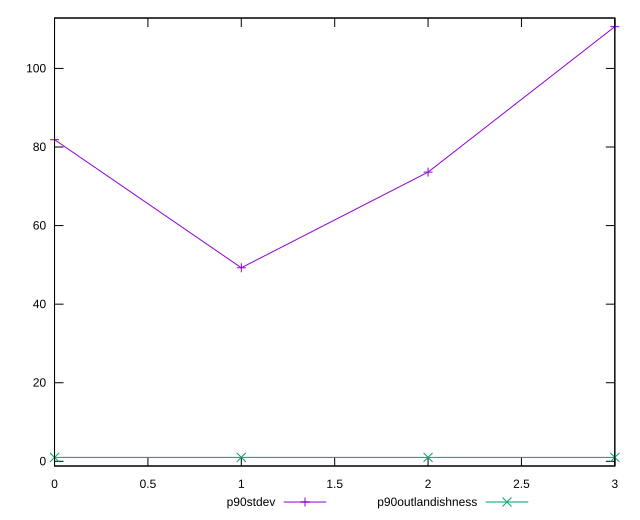

gnuplot code for this plot:
reset

$p90Stdev <<EOF
0 81.8665234364723
1 49.2617522567015
2 73.61210166811148
3 110.641775722752
EOF

$p90Outlandishness <<EOF
0 1.0007274049586776
1 1.0002131552296913
2 1.0012399150975424
3 0.9988520499355659
EOF

set key outside below
set xrange [0:3]
set yrange [-1.1940064235207632:112.83463419620833]
set trange [-1.1940064235207632:112.83463419620833]
set terminal svg size 640, 520 enhanced background rgb 'white'
set output "reports/report_00033_2021-03-01T14-23-16.841Z/uses-text-compression/progression/stddev.svg"

plot $p90Stdev title "p90stdev" with linespoints, \
     $p90Outlandishness title "p90outlandishness" with linespoints

reset
